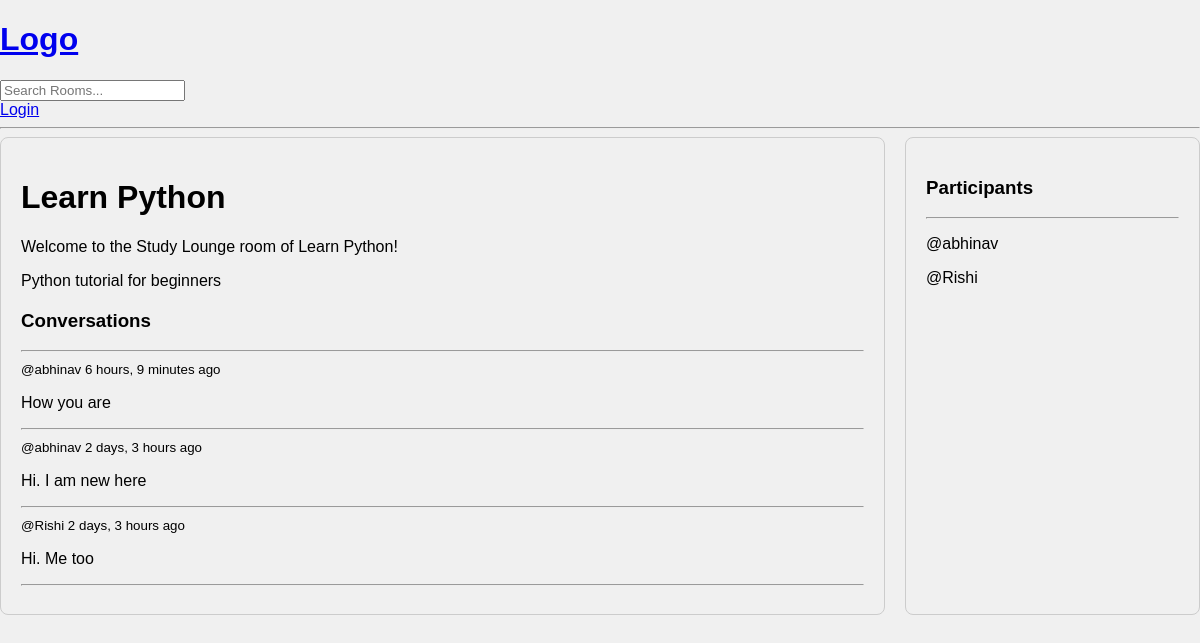
The page /room/1/ on the database its author committed.
### base/models.py (models this page shows, shortened)
class Room(models.Model):
    host = models.ForeignKey(User, on_delete=models.SET_NULL, null=True)
    topic = models.ForeignKey(Topic,on_delete=models.SET_NULL, null=True)
    name = models.CharField(max_length=200)
    description = models.TextField(null=True, blank=True)
    participants = models.ManyToManyField(User, related_name='participants', blank=True)
    updated = models.DateTimeField(auto_now=True)
    created = models.DateTimeField(auto_now_add=True)
    class Meta:
        ordering = ['-updated', '-created']

class Message(models.Model):
    user = models.ForeignKey(User, on_delete=models.CASCADE)
    room = models.ForeignKey(Room, on_delete=models.CASCADE)
    body = models.TextField()
    updated = models.DateTimeField(auto_now=True)
    created = models.DateTimeField(auto_now_add=True)
    class Meta:
        ordering = ['-updated', '-created']

### base/views.py (the view, shortened to what this page needs)
# urls.py: path('room/<str:pk>/', views.room, name='room'),
def room(request,pk):
    room = Room.objects.get(id=pk)  # Fetch the room with the given primary key
    room_messages = room.message_set.all() # Get all messages related to the room
    particiapnts = room.participants.all()  # Get all participants in the room
    context = {'room':room, 'room_messages':room_messages, 'participants':particiapnts}
    return render(request, 'base/room.html',context)

### base/templates/base/room.html (shortened to what this page needs)
{% extends 'main.html' %} {% block content %}
<div class="room-container">
  <div>
    <h1>{{room.name}}</h1>
    <p>Welcome to the Study Lounge room of {{room.name}}!</p>
    <p>{{room.description}}</p>
    <div class="comment-wrapper">
      <h3>Conversations</h3>
      <hr />
      {% for message in room_messages %}
      <div>
        <small>@{{message.user}} {{message.created | timesince}} ago</small>
        <p>{{message.body}}</p>
        <hr />
      </div>
      {% endfor %}
    </div>
  </div>
  <div>
    <h3>Participants</h3>
    <hr />
    {% for participant in participants %}
    <div>
      <p>@{{ participant.username }}</p>
    </div>
    {% endfor %}
  </div>
  {% endblock %}

### static/styles/main.css (style rules this page uses)
body { background-color: #f0f0f0; font-family: Arial, sans-serif; margin: 0; padding: 0; }

### base/templates/base/room.html (style rules this page uses)
.room-container { display: grid; grid-template-columns: 3fr 1fr; gap: 20px; max-width: 1200px; margin: auto; }
.room-container > div { padding: 20px; border: 1px solid #ccc; border-radius: 8px; }
.comment-wrapper { margin-top: 20px; }

### rows shown on the page
Room: name "Learn Python", description "Python tutorial for beginners"
Message: user "abhinav", created "6 hours, 9 minutes", body "How you are"
Message: user "abhinav", created "2 days, 3 hours", body "Hi. I am new here"
Message: user "Rishi", created "2 days, 3 hours", body "Hi. Me too"

### other values the page prints
{{ participant.username }} "abhinav"
{{ participant.username }} "Rishi"
